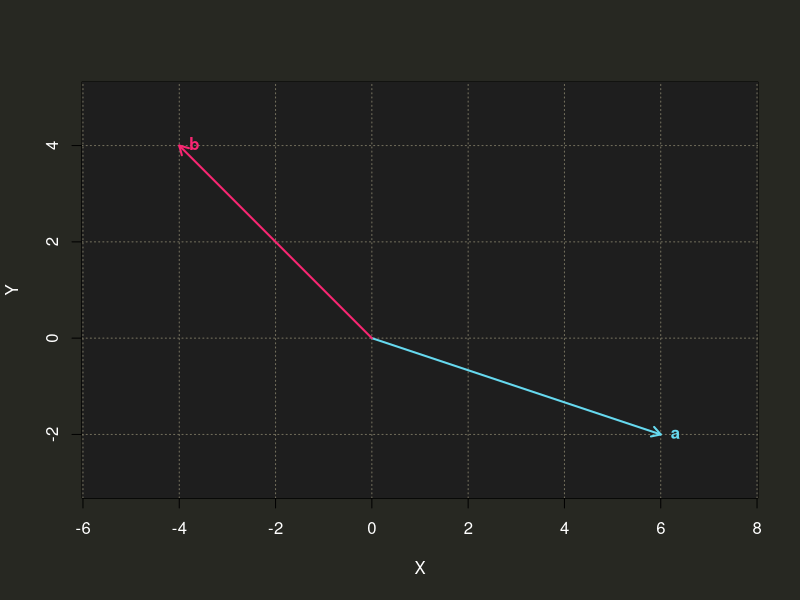

The R script that drew this image:
# Define vectors
a <- c(6, -2)
b <- c(-4, 4)

# Set up the plot with Monokai-style colors
par(bg = "#272822")  # Monokai dark gray background

plot(x = c(-5, 7), y = c(-3, 5), type = "n", xlab = "X", ylab = "Y", asp = 1,
     col.axis = "white", col.lab = "white", col.main = "white")  # White labels

# Add a dark background to the plotting area
rect(-10, -10, 10, 10, col = "#1E1E1E", border = NA)  # Darker inner background

# Draw grid lines
grid(col = "#75715E")  # Monokai light gray-green

# Draw vectors
arrows(0, 0, a[1], a[2], col = "#66D9EF", lwd = 2, length = 0.1)  # Blue vector
arrows(0, 0, b[1], b[2], col = "#F92672", lwd = 2, length = 0.1)  # Pink-red vector

# Add labels in Monokai colors
text(a[1], a[2], labels = "a", pos = 4, col = "#66D9EF", font = 2)
text(b[1], b[2], labels = "b", pos = 4, col = "#F92672", font = 2)

